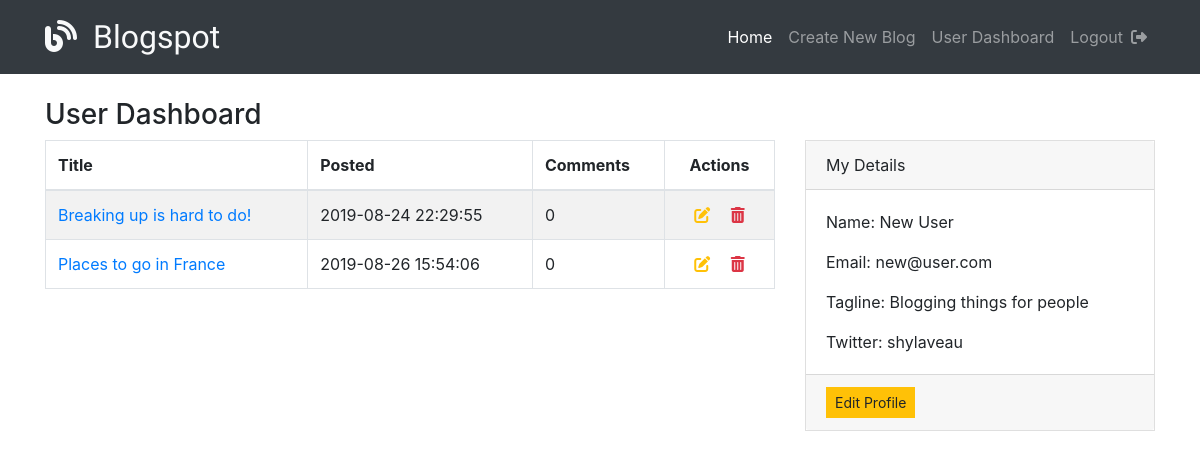
/users/1 (signed in), run on the app's committed database.
### models.py (models this page shows, shortened)
class Blog(db.Model):
    __tablename__ = "blogs"
    id = db.Column(db.Integer, primary_key=True)
    title = db.Column(db.String(55))
    content = db.Column(db.Text)
    user_id = db.Column(db.Integer, db.ForeignKey('user.id'), nullable=False)
    user = db.relationship('User', foreign_keys=[user_id], backref="user_blogs")
    pic_filepath = db.Column(db.Text)
    created_at = db.Column(db.DateTime, server_default=func.now())
    updated_at = db.Column(db.DateTime, server_default=func.now(), onupdate=func.now())
    blog_has_tags = relationship('BlogTag', cascade="all, delete-orphan")

class User(db.Model):
    __tablename__ = "user"
    id = db.Column(db.Integer, primary_key=True)
    first_name = db.Column(db.String(45))
    last_name = db.Column(db.String(45))
    tagline = db.Column(db.String(100))
    twitter = db.Column(db.String(15))
    instagram = db.Column(db.String(30))
    facebook = db.Column(db.String(50))
    email = db.Column(db.String(45))
    password = db.Column(db.String(100))
    created_at = db.Column(db.DateTime, server_default=func.now())
    updated_at = db.Column(db.DateTime, server_default=func.now(), onupdate=func.now())

### controller_functions.py (the view)
def show_user(id):
    user = User.query.get(id)
    return render_template('user.html', user=user)

### templates/user.html (shortened to what this page needs)
<!DOCTYPE html>
<html lang="en">
  <head>
    <link rel="stylesheet" href="https://stackpath.bootstrapcdn.com/bootstrap/4.3.1/css/bootstrap.min.css"
>
    <link href="{{url_for('static', filename='css/styles.css')}}" rel="stylesheet">
  </head>
  <body>
      {% include 'navbar.html' with context %}
  <div class="container mt-4">
  {% if session['userid'] == user.id %}
  <h3>User Dashboard</h3>
    <div class="row">
    <div class="col col-8">
      <table class="table table-bordered table-striped">
        <thead>
          <tr>
            <th>Title</th>
            <th>Posted</th>
            <th>Comments</th>
            <th class="text-center">Actions</th>
          </tr>
        </thead>
        <tbody>
          {%  for blog in user.user_blogs %}
          <tr>
            <td>
              <a href="/blogs/{{ blog.id }}">{{ blog.title }}</a>
            </td>
            <td>{{ blog.created_at }}</td>
            <td>{{ blog.blog_comments | length }}</td>
            <td class="text-center">
              <a href="/blogs/{{ blog.id }}/edit" class="text-warning mx-2"><i class="fas fa-edit"></i></a>
              <a href="/blogs/{{ blog.id }}/delete" class="text-danger mx-2"><i class="fas fa-trash-alt"></i></a></td>
          </tr>
          {% endfor %}
        </tbody>
      </table>
    </div>
    <div class="col col-4">
      <div class="card">
        <div class="card-header">My Details</div>
        <div class="card-body">
          <p class="card-text">
            Name: {{ user.first_name }} {{ user.last_name }}
          </p>
          <p class="card-text">
            Email: {{ user.email }}
          </p>
          <p class="card-text">
            Tagline: {{ user.tagline }}
          </p>
          {%  if user.twitter %}
          <p class="card-text">
            Twitter: {{ user.twitter }}
          </p>
          {% endif %}
        </div>
        <div class="card-footer">
          <a href="/users/{{ user.id }}/edit" class="btn btn-sm btn-warning">Edit Profile</a>
        </div>
      </div>
    </div>
    </div>
  {% endif %}
  </div>
  </body>
</html>

### static/css/styles.css (style rules this page uses)
* { margin: 0; padding: 0; }
.btn { border-radius: 0 !important; }
.card { border-radius: 0 !important; }

### data on the page
Blog: title "Breaking up is hard to do!", created_at "2019-08-24 22:29:55", blog_comments|length "0"
Blog: title "Places to go in France", created_at "2019-08-26 15:54:06", blog_comments|length "0"
User: first_name "New", last_name "User", email "new@user.com", tagline "Blogging things for people", twitter "shylaveau"
